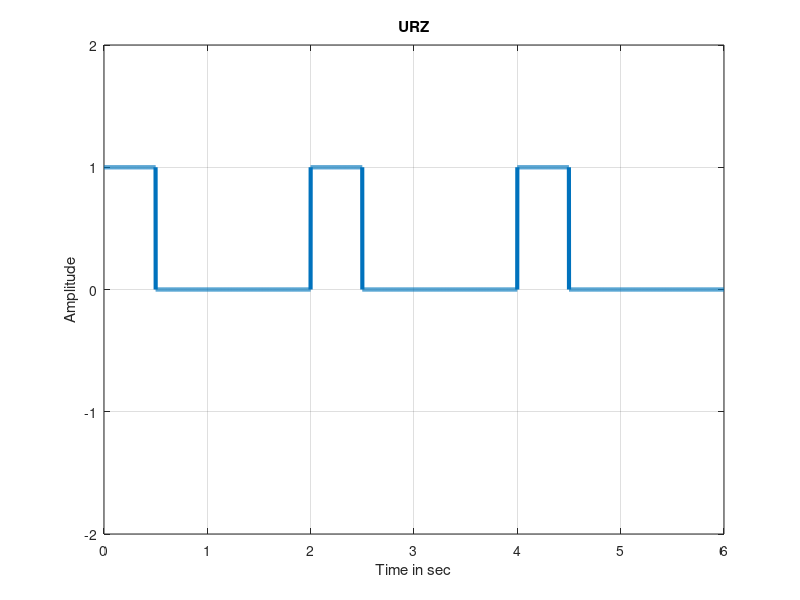

Here is the MATLAB script that generated this plot:
%%%%URZ%%%
bitstream=[1 0 1 0 1 0];
bitrate = 1;
n = 1000;
len = length(bitstream);
time = len/bitrate;
N = n*len;
dt = time/N;
t = 0:dt:len;
x = zeros(1,length(t));

for i =1:len
    if bitstream(i)==1
        x((i-1)*n+1:(i-1)*n+n/2)=1;
    else 
         x((i-1)*n+1:(i-1)*n+n/2)=0;
    end
end

plot(t,x,'LineWidth',3);
axis([0 len -2 2]);
grid on;
title("URZ");
xlabel('Time in sec');
ylabel('Amplitude');
